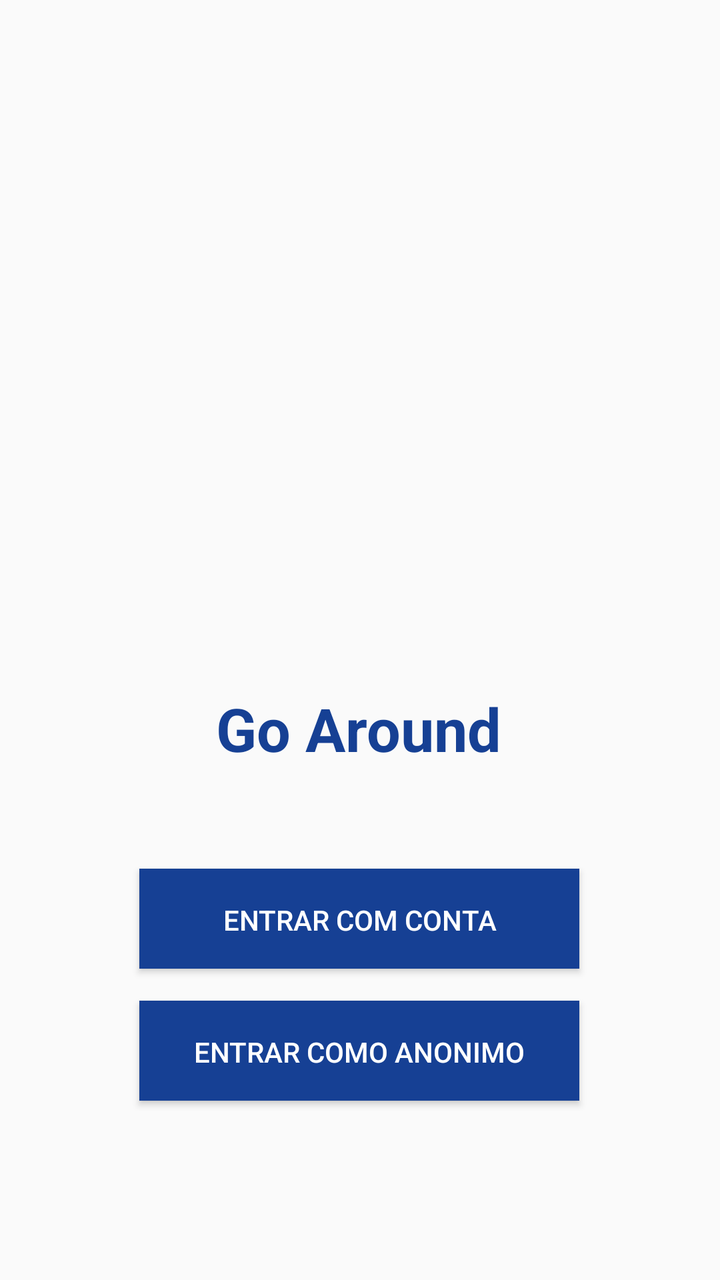
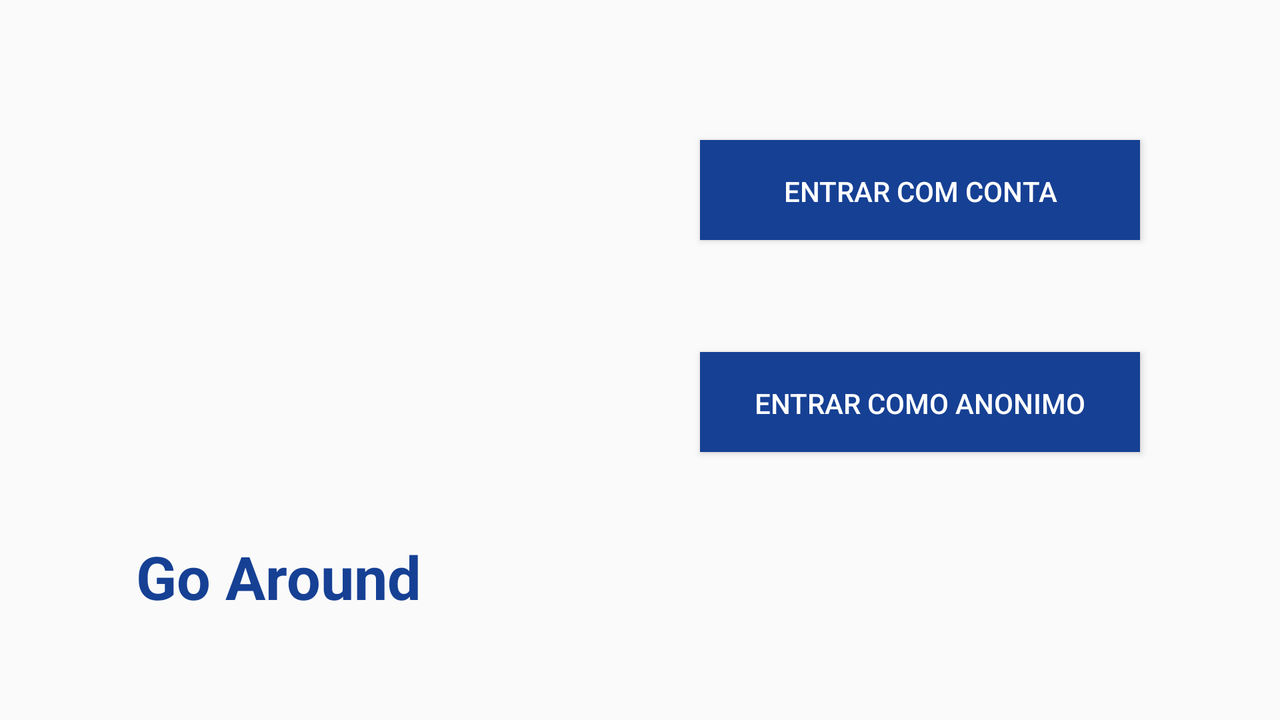

Compare how this app lays out the same screen by default and in its alternative resource folder. The renders come first, then the two layout files and the values they reference.
<!-- AndroidManifest.xml: application theme AppTheme -->
<!-- res/layout/login_activity.xml -->
<?xml version="1.0" encoding="utf-8"?>
<androidx.constraintlayout.widget.ConstraintLayout
    xmlns:android="http://schemas.android.com/apk/res/android"
    xmlns:app="http://schemas.android.com/apk/res-auto"
    android:layout_width="match_parent"
    android:layout_height="match_parent"
    android:layout_marginBottom="16dp"
    android:layout_marginLeft="16dp"
    android:layout_marginRight="16dp">


    <ImageView
        android:id="@+id/logo"
        android:layout_width="300dp"
        android:layout_height="300dp"
        android:layout_marginTop="44dp"
        android:text="THIS IS THE LOGIN PAGE"
        app:layout_constraintEnd_toEndOf="parent"
        app:layout_constraintHorizontal_bias="0.497"
        app:layout_constraintStart_toStartOf="parent"
        app:srcCompat="@drawable/icon"
        app:layout_constraintTop_toTopOf="parent">
    </ImageView>

    <TextView
        android:id="@+id/appname"
        android:layout_width="wrap_content"
        android:layout_height="wrap_content"
        android:text="@string/application_name_pt"
        android:textColor="#164094"
        android:textSize="30dp"
        android:textStyle="bold"
        app:layout_constraintEnd_toEndOf="parent"
        app:layout_constraintHorizontal_bias="0.497"
        app:layout_constraintStart_toStartOf="parent"
        app:layout_constraintTop_toBottomOf="@id/logo"></TextView>

    <Button
        android:id="@+id/login"
        style="@style/button"
        android:layout_width="wrap_content"
        android:layout_height="wrap_content"
        android:layout_marginTop="50dp"
        app:layout_constraintEnd_toEndOf="parent"
        app:layout_constraintHorizontal_bias="0.497"
        app:layout_constraintStart_toStartOf="parent"
        android:text="@string/conta_pt"
        app:layout_constraintTop_toBottomOf="@id/appname"></Button>


    <Button
        style="@style/button"
        android:layout_width="wrap_content"
        android:layout_height="wrap_content"
        android:layout_marginTop="16dp"
        app:layout_constraintEnd_toEndOf="parent"
        app:layout_constraintHorizontal_bias="0.497"
        app:layout_constraintStart_toStartOf="parent"
        android:text="@string/sem_conta_pt"
        app:layout_constraintTop_toBottomOf="@id/login"></Button>
</androidx.constraintlayout.widget.ConstraintLayout>
<!-- resources referenced by this layout -->
<resources>
  <string name="application_name_pt">Go Around</string>
  <string name="conta_pt">Entrar Com Conta</string>
  <string name="sem_conta_pt">Entrar Como Anonimo</string>
  <style name="button">
          <item name="android:textColor">#FFF</item>
          <item name="android:background">#164094</item>
          <item name="android:padding">16dp</item>
          <item name="android:width">220dp</item>
          <item name="android:height">50dp</item>
          <item name="android:radius">100dp</item>
      </style>
  <style name="AppTheme" parent="Theme.AppCompat.Light.DarkActionBar">
          
          <item name="colorPrimary">#000</item>
          <item name="colorPrimaryDark">#000</item>
          <item name="colorAccent">#000</item>
      </style>
</resources>
<!-- res/layout-land/login_activity.xml (the repository's variant of the layout above) -->
<!-- drawn on the phone turned sideways -->
<?xml version="1.0" encoding="utf-8"?>
<androidx.constraintlayout.widget.ConstraintLayout
    xmlns:android="http://schemas.android.com/apk/res/android"
    xmlns:app="http://schemas.android.com/apk/res-auto"
    xmlns:tools="http://schemas.android.com/tools"
    android:layout_width="match_parent"
    android:layout_height="match_parent">


    <androidx.constraintlayout.widget.ConstraintLayout
        android:layout_width="0dp"
        android:layout_height="match_parent"
        android:padding="16dp">


        <ImageView
            android:id="@+id/logo"
            android:layout_width="250dp"
            android:layout_height="200dp"
            android:layout_marginTop="20dp"
            app:layout_constraintStart_toStartOf="parent"
            app:layout_constraintTop_toTopOf="parent"
            app:srcCompat="@drawable/icon"></ImageView>

        <TextView
            android:id="@+id/appname"
            android:layout_width="wrap_content"
            android:layout_height="wrap_content"
            android:layout_marginStart="52dp"
            android:layout_marginTop="32dp"
            android:text="@string/application_name_pt"
            android:textColor="#164094"
            android:textSize="30dp"
            android:textStyle="bold"
            app:layout_constraintStart_toStartOf="parent"
            app:layout_constraintTop_toBottomOf="@+id/logo"></TextView>

    </androidx.constraintlayout.widget.ConstraintLayout>

    <LinearLayout
        android:layout_width="match_parent"
        android:layout_height="match_parent"
        android:orientation="vertical"
        tools:layout_editor_absoluteX="-16dp"
        tools:layout_editor_absoluteY="0dp">

        <Button
            android:id="@+id/login"
            style="@style/button"
            android:layout_width="wrap_content"
            android:layout_height="wrap_content"
            android:layout_marginStart="350dp"
            android:layout_marginTop="70dp"
            android:text="@string/conta_pt"></Button>

        <Button
            android:id="@+id/anonymous"
            style="@style/button"
            android:layout_width="wrap_content"
            android:layout_height="wrap_content"
            android:layout_marginStart="350dp"
            android:layout_marginTop="56dp"
            android:text="@string/sem_conta_pt"></Button>

    </LinearLayout>

</androidx.constraintlayout.widget.ConstraintLayout>
